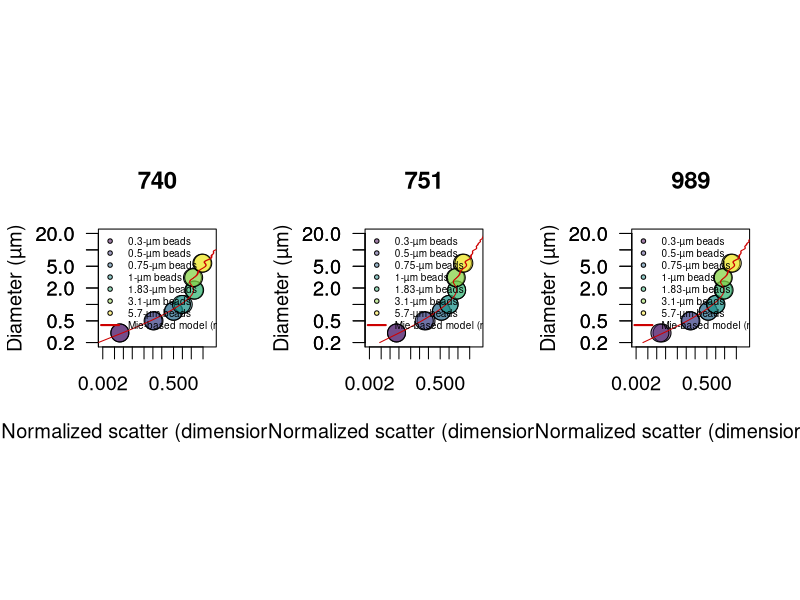

Generate this figure with R: (Note: this script raises an error after producing the figure.)
library(scales)
library(viridis)
path.to.git.repository <- "~/Documents/DATA/Codes/fsc-size-calibration"
setwd(path.to.git.repository)

#############################
### scatter normalization ###
#############################

beads740 <- read.csv("740-summary.csv")
beads740$fsc <- 10^((beads740$fsc.corr.high/2^16)*3.5)
id.740 <- which(beads740$size == 1) # find 1 micron beads
beads740$normalized.fsc <- beads740$fsc/mean(beads740[id.740,'fsc'])
beads740 <- beads740[order(beads740$size),]

beads989<- read.csv("989-summary.csv")
beads989$fsc <- 10^((beads989$fsc.corr.high/2^16)*3.5)
id.989 <- which(beads989$size == 1) # find 1 micron beads
beads989$normalized.fsc <- beads989$fsc/mean(beads989[id.989,'fsc'])
beads989 <- beads989[order(beads989$size),]

beads751 <- read.csv("751-summary.csv")
beads751$fsc <- 10^((beads751$fsc.corr.high/2^16)*3.5)
id.751<- which(beads751$size == 1) # find 1 micron beads
beads751$normalized.fsc <- beads751 $fsc/mean(beads751 [id.751,'fsc'])
beads751 <- beads751[order(beads751$size),]


####################
### OPTIMIZATION ###
####################
library(DEoptim)

# Mie theory fitting
# n for phyto = 1.35- 1.41 # see Lehmuskero et al. Progr Oceanogr 2018
mie2 <- t(read.csv("meidata-1010.csv" ,header=F)) # low
mie1 <- t(read.csv("meidata-1032.csv" ,header=F)) # fit
mie3 <- t(read.csv("meidata-1055.csv" ,header=F)) # high
mie4 <- t(read.csv("meidata-beads.csv" ,header=F)) # particle of 1 µm, index of refraction of 1.6033

# optimization routine
sigma.lsq <- function(mie, beads, params){

     c <- params[1]
     b <- params[2]
     id <- findInterval(beads$size, mie[,1])
     scatt <- (mie[id,2]/c)^b

           df <- data.frame(obs=beads$normalized.fsc, pred=scatt)
      sigma <- mean(((df$obs - df$pred)/df$obs)^2,na.rm=T)
      return(sigma)
  }



######################################################
#### compare MIE prediction with calibration beads ###
######################################################
png("Mie-beads-scatter.png",width=12, height=6, unit='in', res=400)

par(mfrow=c(1,3), pty='s', cex=1.2)

for(inst in c(740,751,989)){

# inst <- 740

### Optiomization

if(inst == 740) beads <- beads740
if(inst == 751) beads <- beads751
if(inst == 989) beads <- beads989

#beads1 <- subset(beads,  size > 0.3) # run to test optimzation across range of particle size, except 0.3 microns beads not properly analyzed.

f <- function(params) sigma.lsq(mie=mie4, beads=beads, params)
res <- DEoptim(f, lower=c(0,0), upper=c(10000,2), control=DEoptim.control(itermax=1000, reltol=1e-8,trace=100, steptol=100, strategy=2, parallelType=0))
print(res$optim$bestval)
params <- res$optim$bestmem # optimized 'c' and 'b' values
print(params)


### CREATE LOOKUP TABLE
#d <- 0.220; e <- 1 # LINEAR Shalapyonok et al. 2001; 0.220 (Li et al. 1992, Veldhuis et al. 2004, and more studies agreed with 220 fg C um-3)
#d <- 0.54; e <- 0.85 # EXPO Roy, S., Sathyendranath, S. & Platt, T. Size-partitioned phytoplankton carbon and carbon-to-chlorophyll ratio from ocean colour by an absorption-based bio-optical algorithm. Remote Sens. Environ. 194, 177–189 (2017).
#d <- 0.216; e <- 0.939 # ALL Protists EXPO Roy, 1. Menden-Deuer, S. & Lessard, E. J. Carbon to volume relationships for dinoflagellates, diatoms, and other protist plankton. Limnol. Oceanogr. 45, 569–579 (2000).
d <- 0.261; e <- 0.860 # < 3000 µm3 EXPO Roy, 1. Menden-Deuer, S. & Lessard, E. J. Carbon to volume relationships for dinoflagellates, diatoms, and other protist plankton. Limnol. Oceanogr. 45, 569–579 (2000).

max.scatter <- 30
min.scatter <- 0.000865

b <- params[2]
c <- params[1]
scatter <- 10^(seq(log10(min(mie2[,2]/c)), log10(max(mie3[,2]/c)),length.out=10000))

s1 <- approx((mie1[,2]/c)^b, mie1[,1], xout=scatter)
s2 <- approx((mie2[,2]/c)^b, mie2[,1], xout=scatter)
s3 <- approx((mie3[,2]/c)^b, mie3[,1], xout=scatter)
s4 <- approx((mie1[,2]/c)^b, d*(4/3*pi*(0.5*mie1[,1])^3)^e, xout=scatter)
s5 <- approx((mie2[,2]/c)^b, d*(4/3*pi*(0.5*mie2[,1])^3)^e, xout=scatter)
s6 <- approx((mie3[,2]/c)^b, d*(4/3*pi*(0.5*mie3[,1])^3)^e, xout=scatter)

		if(inst == 740){mie_740 <- data.frame(cbind(scatter=s1$x,
                                                  diam_740_mid=s1$y,diam_740_upr=s2$y,diam_740_lwr = s3$y,
                                                  Qc_740_mid=s4$y, Qc_740_upr=s5$y, Qc_740_lwr=s6$y))
                      	mie_740 <- subset(mie_740, scatter >= min.scatter & scatter <= max.scatter)
                     	}

        if(inst == 751){mie_751 <- data.frame(cbind(scatter=s1$x,
                                                  diam_751_mid=s1$y,diam_751_upr=s2$y,diam_751_lwr = s3$y,
                                                  Qc_751_mid=s4$y, Qc_751_upr=s5$y, Qc_751_lwr=s6$y))
                      	mie_751 <- subset(mie_751, scatter >= min.scatter & scatter <= max.scatter)
                      	}
	    if(inst == 989){mie_989 <- data.frame(cbind(scatter=s1$x,
                                                  diam_989_mid=s1$y,diam_989_upr=s2$y,diam_989_lwr = s3$y,
                                                  Qc_989_mid=s4$y, Qc_989_upr=s5$y, Qc_989_lwr=s6$y))
                      	mie_989 <- subset(mie_989, scatter >= min.scatter & scatter <= max.scatter)
						}

plot(beads$normalized.fsc, beads$size,log='xy', xaxt='n',xlim=c(0.002,10), ylim=c(0.2,20), bg=alpha(viridis(nrow(beads)),0.5),cex=2, pch=21, xlab="Normalized scatter (dimensionless)", ylab="Diameter (µm)", las=1, main=paste(inst))
axis(1, at=c(0.002,0.005,0.01,0.02,0.05,0.1,0.2,0.5,1,2,5))
axis(2, at=c(0.1,0.2,0.5,1,2,5,10,20),las=1)
lines((mie4[,2]/c)^b, mie4[,1], col='red3')
legend("topleft",cex=0.5, legend=c(paste0(unique(beads$size), '-µm beads'), "Mie-based model (n = 1.603)"), bty='n', pch=c(rep(21,nrow(beads)/2), NA), lwd=c(rep(NA,nrow(beads)/2), 2),col=c(rep(1,nrow(beads)/2),'red3'), pt.bg=alpha(c(viridis(nrow(beads)/2), 'red3'),0.5))

}

dev.off()


mie <- data.frame(cbind(mie_740[,], mie_751[,-1], mie_989[,-1]))
summary(mie)

write.csv(mie, "calibrated-mie.csv", row.names=F, quote=F)

q <- 'mid'
id <- findInterval(0.5, mie[,paste0('diam_740_',q)])
mie[id,paste0('Qc_740_',q)]*1000

#####################
### PHYTOPLANKTON ### validation
#####################
library(scales)
library(viridis)

path.to.git.repository <- "~/Documents/DATA/Codes/fsc-size-calibration"
setwd(path.to.git.repository)

### SIZE
culture <- read.csv("scatter_calibration.csv")
culture$norm.fsc <- culture$fsc / culture$fsc.beads
culture$norm.fsc.sd <- culture$fsc.sd / culture$fsc.beads
culture$volume <- 4/3 * pi * (culture$diameter/2)^3
culture$volume.sd <- culture$volume * culture$diameter.sd/culture$diameter

culture2 <- aggregate(culture, by=list(culture$species), FUN=mean)
culture2 <- subset(culture2, Group.1 !="Phaeodactylum tricornutum") # remove non-spherical cells
culture2 <- culture2[order(culture2$norm.fsc),]

mie <- read.csv("calibrated-mie.csv")
inst <- 740


png("Size-scatter.png",width=12, height=6, unit='in', res=200)

  par(mfrow=c(1,1), pty='s',cex=1.2)
  plot(culture2$norm.fsc, culture2$diameter, log='xy', pch=NA,ylab=substitute(paste("Diameter (",mu,"m)")), xlab="Normalized scatter (dimensionless)",cex=2, xaxt='n', yaxt='n', xlim=c(0.002,10), ylim=c(0.2,20), main=paste(inst))
  with(culture2, arrows(norm.fsc, diameter-culture2$diameter.sd, norm.fsc, diameter + culture2$diameter.sd,  code = 3, length=0, col='grey',lwd=2))
  with(culture2, arrows(norm.fsc-norm.fsc.sd, diameter, norm.fsc+norm.fsc.sd, diameter,  code = 3, length=0,col='grey',lwd=2))
  lines(mie$scatter, mie[,paste0("diam_",inst,"_mid")], col='red3', lwd=2)
  lines(mie$scatter, mie[,paste0("diam_",inst,"_upr")], col='grey', lwd=2)
  lines(mie$scatter, mie[,paste0("diam_",inst,"_lwr")], col='grey', lwd=2)
  axis(1, at=c(0.002,0.005,0.01,0.02,0.05,0.1,0.2,0.5,1,2,5))
  axis(2, at=c(0.1,0.2,0.5,1,2,5,10,20),las=1)
  points(culture2$norm.fsc, culture2$diameter, bg=alpha(viridis(nrow(culture2)),0.5), pch=21,cex=2)
  legend("topleft",legend=c(as.vector(culture2$Group.1), "Mie-based model (n = 1.38 +/- 0.3)"), cex=0.5, pch=c(rep(21,nrow(culture2)),NA), lwd=c(rep(NA,nrow(culture2)),2), bty='n',
            pt.bg=alpha(viridis(nrow(culture2)),0.5), col=c(rep(1,nrow(culture2)),'red3'), text.font=c(rep(3,nrow(culture2)),1))

dev.off()



### correlation
id <- findInterval(culture2$norm.fsc, mie$scatter)
df <- data.frame(observed=culture2$diameter, predicted=mie[id,paste0("diam_",inst,"_mid")])
reg <- lm(observed ~ predicted, data=df)
summary(reg)
